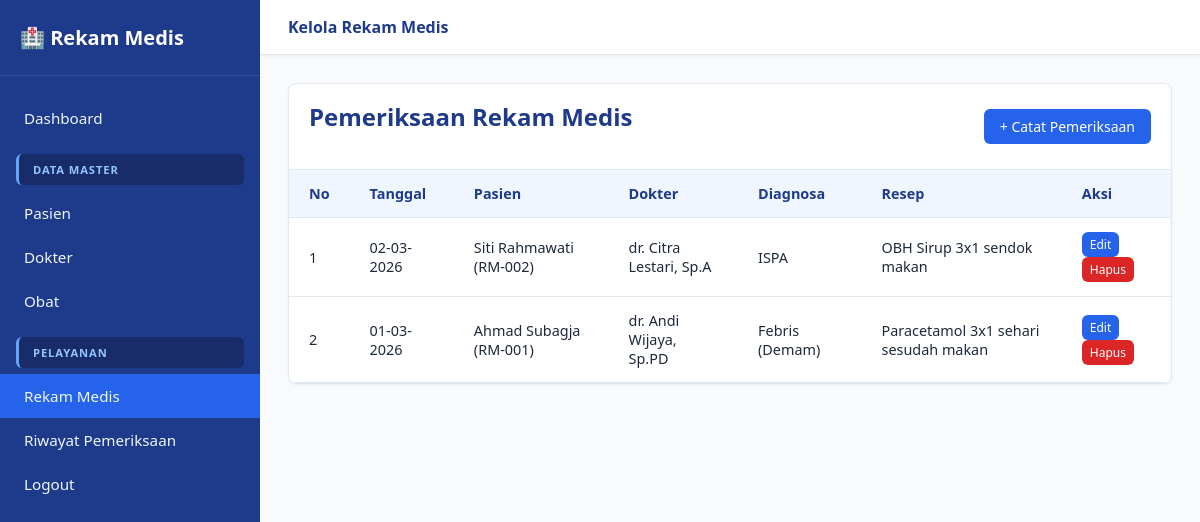
The app's page /rekam_medis/index.php with its own data.
### tables this page shows
CREATE TABLE IF NOT EXISTS rekam_medis (
    id_rekam INT AUTO_INCREMENT PRIMARY KEY,
    id_pasien INT NOT NULL,
    id_dokter INT NOT NULL,
    id_obat INT NOT NULL,
    tanggal_periksa DATE NOT NULL,
    keluhan TEXT NOT NULL,
    diagnosa TEXT NOT NULL,
    tindakan TEXT NOT NULL,
    resep VARCHAR(100) NOT NULL,
    FOREIGN KEY (id_pasien) REFERENCES pasien(id_pasien) ON DELETE CASCADE ON UPDATE CASCADE,
    FOREIGN KEY (id_dokter) REFERENCES dokter(id_dokter) ON DELETE CASCADE ON UPDATE CASCADE,
    FOREIGN KEY (id_obat) REFERENCES obat(id_obat) ON DELETE CASCADE ON UPDATE CASCADE
);

CREATE TABLE IF NOT EXISTS pasien (
    id_pasien INT AUTO_INCREMENT PRIMARY KEY,
    no_rm VARCHAR(20) NOT NULL,
    nama_pasien VARCHAR(100) NOT NULL,
    jenis_kelamin ENUM('L', 'P') NOT NULL,
    tanggal_lahir DATE NOT NULL,
    alamat TEXT NOT NULL
);

CREATE TABLE IF NOT EXISTS dokter (
    id_dokter INT AUTO_INCREMENT PRIMARY KEY,
    nama_dokter VARCHAR(100) NOT NULL,
    spesialisasi VARCHAR(50) NOT NULL
);

### rekam_medis/index.php (the view, shortened to what this page needs)
<?php
require_once '../koneksi.php';
$sql = "SELECT rm.*, p.nama_pasien, p.no_rm, d.nama_dokter, o.nama_obat
        FROM rekam_medis rm
        JOIN pasien p ON rm.id_pasien = p.id_pasien
        JOIN dokter d ON rm.id_dokter = d.id_dokter
        JOIN obat o ON rm.id_obat = o.id_obat
        ORDER BY rm.id_rekam DESC";
$query = mysqli_query($koneksi, $sql);
?>
<!DOCTYPE html>
<html lang="id">
<head>
    <link rel="stylesheet" href="../assets/css/style.css">
</head>
<body>
    <aside class="sidebar" id="sidebar">
        <div class="sidebar-header">🏥 Rekam Medis</div>
        <ul class="sidebar-menu">
            <li><a href="../dashboard.php">Dashboard</a></li>
            <div class="menu-category">Data Master</div>
            <li><a href="../pasien/index.php">Pasien</a></li>
            <li><a href="../dokter/index.php">Dokter</a></li>
            <li><a href="../obat/index.php">Obat</a></li>
            <div class="menu-category">Pelayanan</div>
            <li><a href="index.php" class="active">Rekam Medis</a></li>
            <li><a href="../riwayat/index.php">Riwayat Pemeriksaan</a></li>
            <li><a href="../logout.php">Logout</a></li>
        </ul>
    </aside>
    <div class="main-content">
        <nav class="navbar">
            <div style="font-weight: 600; color: #1E3A8A;">Kelola Rekam Medis</div>
        </nav>
        <main class="container">
            <div class="table-container">
                <div class="table-header">
                    <h2>Pemeriksaan Rekam Medis</h2>
                    <a href="tambah.php" class="btn btn-primary">+ Catat Pemeriksaan</a>
                </div>
                <table>
                    <thead>
                        <tr>
                            <th>No</th>
                            <th>Tanggal</th>
                            <th>Pasien</th>
                            <th>Dokter</th>
                            <th>Diagnosa</th>
                            <th>Resep</th>
                            <th>Aksi</th>
                        </tr>
                    </thead>
                    <tbody>
                        <?php $no = 1; while ($row = mysqli_fetch_assoc($query)): ?>
                        <tr>
                            <td><?= $no++; ?></td>
                            <td><?= date('d-m-Y', strtotime($row['tanggal_periksa'])); ?></td>
                            <td><?= htmlspecialchars($row['nama_pasien']); ?> (<?= $row['no_rm']; ?>)</td>
                            <td><?= htmlspecialchars($row['nama_dokter']); ?></td>
                            <td><?= htmlspecialchars($row['diagnosa']); ?></td>
                            <td><?= htmlspecialchars($row['resep']); ?></td>
                            <td>
                                <a href="edit.php?id=<?= $row['id_rekam']; ?>" class="btn btn-primary" style="padding: 4px 8px; font-size: 0.75rem;">Edit</a>
                                <button onclick="konfirmasiHapus('hapus.php?id=<?= $row['id_rekam']; ?>')" class="btn btn-danger" style="padding: 4px 8px; font-size: 0.75rem;">Hapus</button>
                            </td>
                        </tr>
                        <?php endwhile; ?>
                    </tbody>
                </table>
            </div>
        </main>
    </div>
</body>
</html>

### assets/css/style.css (style rules this page uses)
* { margin: 0; padding: 0; box-sizing: border-box; font-family: 'Segoe UI', Tahoma, Geneva, Verdana, sans-serif; }
body { background-color: #F8FAFC; color: #1E293B; display: flex; min-height: 100vh; }
.sidebar { width: 260px; background-color: #1E3A8A; color: #FFFFFF; transition: all 0.3s ease; display: flex; flex-direction: column; position: fixed; height: 100vh; z-index: 1000; }
.sidebar-header { padding: 24px 20px; font-size: 1.25rem; font-weight: bold; border-bottom: 1px solid rgba(255, 255, 255, 0.1); display: flex; align-items: center; gap: 10px; }
.sidebar-menu { list-style: none; padding: 20px 0; flex-grow: 1; }
.sidebar-menu li a { display: flex; align-items: center; padding: 12px 24px; color: #EFF6FF; text-decoration: none; font-size: 0.95rem; transition: background 0.2s; }
.sidebar-menu li a:hover, .sidebar-menu li a.active { background-color: #2563EB; }
.menu-category { padding: 8px 14px; margin: 14px 16px 6px 16px; font-size: 0.7rem; text-transform: uppercase; color: #93C5FD; font-weight: 700; letter-spacing: 0.08em; background-color: rgba(0, 0, 0, 0.25); border-radius: 6px; border-left: 3px solid #60A5FA; cursor: default; user-select: none; }
.main-content { margin-left: 260px; flex: 1; display: flex; flex-direction: column; min-width: 0; }
.navbar { background-color: #FFFFFF; padding: 16px 28px; display: flex; justify-content: space-between; align-items: center; box-shadow: 0 1px 3px rgba(0, 0, 0, 0.05); border-bottom: 1px solid #E2E8F0; }
.container { padding: 28px; }
h2 { color: #1E3A8A; margin-bottom: 20px; font-size: 1.5rem; }
.table-container { background: #FFFFFF; border-radius: 8px; border: 1px solid #E2E8F0; box-shadow: 0 1px 3px rgba(0, 0, 0, 0.05); overflow-x: auto; }
.btn { display: inline-block; padding: 8px 16px; border-radius: 6px; text-decoration: none; font-size: 0.875rem; font-weight: 500; cursor: pointer; border: none; transition: opacity 0.2s; }
.btn-primary { background-color: #2563EB; color: #FFFFFF; }
.btn-danger { background-color: #DC2626; color: #FFFFFF; }
.table-header { padding: 16px 20px; display: flex; justify-content: space-between; align-items: center; border-bottom: 1px solid #E2E8F0; }
table { width: 100%; border-collapse: collapse; text-align: left; }
th, td { padding: 14px 20px; border-bottom: 1px solid #E2E8F0; font-size: 0.9rem; }
th { background-color: #EFF6FF; color: #1E3A8A; font-weight: 600; }

### records on screen
rekam_medis: tanggal_periksa "02-03-2026", id_pasien.nama_pasien "Siti Rahmawati", id_pasien.no_rm "RM-002", id_dokter.nama_dokter "dr. Citra Lestari, Sp.A", diagnosa "ISPA", resep "OBH Sirup 3x1 sendok makan"
rekam_medis: tanggal_periksa "01-03-2026", id_pasien.nama_pasien "Ahmad Subagja", id_pasien.no_rm "RM-001", id_dokter.nama_dokter "dr. Andi Wijaya, Sp.PD", diagnosa "Febris (Demam)", resep "Paracetamol 3x1 sehari sesudah makan"
